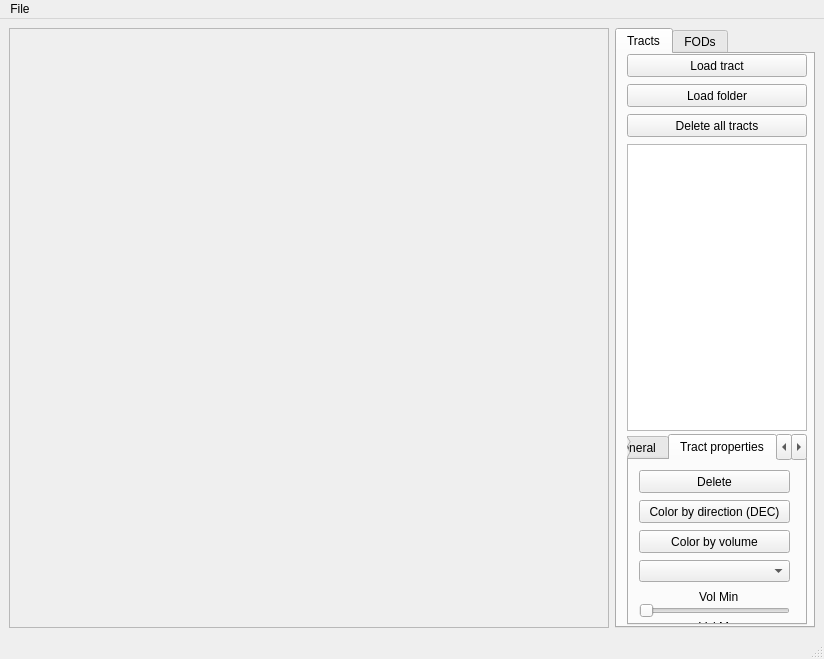
<?xml version="1.0" encoding="UTF-8"?>
<ui version="4.0">
 <class>MainWindow</class>
 <widget class="QMainWindow" name="MainWindow">
  <property name="geometry">
   <rect>
    <x>0</x>
    <y>0</y>
    <width>824</width>
    <height>659</height>
   </rect>
  </property>
  <property name="windowTitle">
   <string>MainWindow</string>
  </property>
  <widget class="QWidget" name="centralwidget">
   <property name="sizePolicy">
    <sizepolicy hsizetype="Maximum" vsizetype="Maximum">
     <horstretch>0</horstretch>
     <verstretch>0</verstretch>
    </sizepolicy>
   </property>
   <layout class="QGridLayout" name="gridLayout">
    <item row="0" column="0">
     <widget class="QFrame" name="RenderFrame">
      <property name="sizePolicy">
       <sizepolicy hsizetype="Expanding" vsizetype="Expanding">
        <horstretch>0</horstretch>
        <verstretch>0</verstretch>
       </sizepolicy>
      </property>
      <property name="minimumSize">
       <size>
        <width>600</width>
        <height>600</height>
       </size>
      </property>
      <property name="frameShape">
       <enum>QFrame::StyledPanel</enum>
      </property>
      <property name="frameShadow">
       <enum>QFrame::Raised</enum>
      </property>
     </widget>
    </item>
    <item row="0" column="1">
     <widget class="QTabWidget" name="tabWidget">
      <property name="sizePolicy">
       <sizepolicy hsizetype="Fixed" vsizetype="Expanding">
        <horstretch>0</horstretch>
        <verstretch>0</verstretch>
       </sizepolicy>
      </property>
      <property name="minimumSize">
       <size>
        <width>200</width>
        <height>0</height>
       </size>
      </property>
      <property name="maximumSize">
       <size>
        <width>200</width>
        <height>16777215</height>
       </size>
      </property>
      <property name="currentIndex">
       <number>0</number>
      </property>
      <widget class="QWidget" name="generalTractsTab">
       <attribute name="title">
        <string>Tracts</string>
       </attribute>
       <widget class="QPushButton" name="loadSingleTract">
        <property name="geometry">
         <rect>
          <x>10</x>
          <y>0</y>
          <width>180</width>
          <height>23</height>
         </rect>
        </property>
        <property name="text">
         <string>Load tract</string>
        </property>
       </widget>
       <widget class="QPushButton" name="loadAllTracts">
        <property name="geometry">
         <rect>
          <x>10</x>
          <y>30</y>
          <width>180</width>
          <height>23</height>
         </rect>
        </property>
        <property name="text">
         <string>Load folder</string>
        </property>
       </widget>
       <widget class="QPushButton" name="deleteAllTracts">
        <property name="geometry">
         <rect>
          <x>10</x>
          <y>60</y>
          <width>180</width>
          <height>23</height>
         </rect>
        </property>
        <property name="text">
         <string>Delete all tracts</string>
        </property>
       </widget>
       <widget class="QListWidget" name="tractsList">
        <property name="geometry">
         <rect>
          <x>10</x>
          <y>90</y>
          <width>180</width>
          <height>287</height>
         </rect>
        </property>
        <property name="sizePolicy">
         <sizepolicy hsizetype="Minimum" vsizetype="Expanding">
          <horstretch>0</horstretch>
          <verstretch>0</verstretch>
         </sizepolicy>
        </property>
       </widget>
       <widget class="QTabWidget" name="tractPropertiesContainer">
        <property name="enabled">
         <bool>true</bool>
        </property>
        <property name="geometry">
         <rect>
          <x>10</x>
          <y>380</y>
          <width>180</width>
          <height>191</height>
         </rect>
        </property>
        <property name="sizePolicy">
         <sizepolicy hsizetype="Expanding" vsizetype="Expanding">
          <horstretch>0</horstretch>
          <verstretch>0</verstretch>
         </sizepolicy>
        </property>
        <property name="currentIndex">
         <number>1</number>
        </property>
        <widget class="QWidget" name="generalPropertiesTab">
         <attribute name="title">
          <string>General</string>
         </attribute>
         <widget class="QCheckBox" name="checkBox">
          <property name="geometry">
           <rect>
            <x>20</x>
            <y>10</y>
            <width>141</width>
            <height>17</height>
           </rect>
          </property>
          <property name="text">
           <string>Highlight selected only</string>
          </property>
         </widget>
         <widget class="QCheckBox" name="checkBox_2">
          <property name="geometry">
           <rect>
            <x>20</x>
            <y>30</y>
            <width>141</width>
            <height>17</height>
           </rect>
          </property>
          <property name="text">
           <string>Hide non-selected</string>
          </property>
         </widget>
        </widget>
        <widget class="QWidget" name="tractPropertiesTab">
         <attribute name="title">
          <string>Tract properties</string>
         </attribute>
         <widget class="QPushButton" name="pushButton">
          <property name="geometry">
           <rect>
            <x>10</x>
            <y>10</y>
            <width>151</width>
            <height>23</height>
           </rect>
          </property>
          <property name="text">
           <string>Delete</string>
          </property>
         </widget>
         <widget class="QPushButton" name="pushButton_2">
          <property name="geometry">
           <rect>
            <x>10</x>
            <y>40</y>
            <width>151</width>
            <height>23</height>
           </rect>
          </property>
          <property name="text">
           <string>Color by direction (DEC)</string>
          </property>
         </widget>
         <widget class="QPushButton" name="pushButton_3">
          <property name="geometry">
           <rect>
            <x>10</x>
            <y>70</y>
            <width>151</width>
            <height>23</height>
           </rect>
          </property>
          <property name="text">
           <string>Color by volume</string>
          </property>
         </widget>
         <widget class="QComboBox" name="comboBox">
          <property name="geometry">
           <rect>
            <x>10</x>
            <y>100</y>
            <width>151</width>
            <height>22</height>
           </rect>
          </property>
         </widget>
         <widget class="QSlider" name="horizontalSlider_2">
          <property name="geometry">
           <rect>
            <x>10</x>
            <y>170</y>
            <width>151</width>
            <height>22</height>
           </rect>
          </property>
          <property name="orientation">
           <enum>Qt::Horizontal</enum>
          </property>
         </widget>
         <widget class="QSlider" name="horizontalSlider_3">
          <property name="geometry">
           <rect>
            <x>10</x>
            <y>190</y>
            <width>151</width>
            <height>22</height>
           </rect>
          </property>
          <property name="orientation">
           <enum>Qt::Horizontal</enum>
          </property>
         </widget>
         <widget class="QSlider" name="horizontalSlider_4">
          <property name="geometry">
           <rect>
            <x>10</x>
            <y>140</y>
            <width>151</width>
            <height>22</height>
           </rect>
          </property>
          <property name="orientation">
           <enum>Qt::Horizontal</enum>
          </property>
         </widget>
         <widget class="QLabel" name="label">
          <property name="geometry">
           <rect>
            <x>70</x>
            <y>130</y>
            <width>47</width>
            <height>13</height>
           </rect>
          </property>
          <property name="text">
           <string>Vol Min</string>
          </property>
         </widget>
         <widget class="QLabel" name="label_2">
          <property name="geometry">
           <rect>
            <x>70</x>
            <y>160</y>
            <width>47</width>
            <height>13</height>
           </rect>
          </property>
          <property name="text">
           <string>Vol Max</string>
          </property>
         </widget>
        </widget>
        <widget class="QWidget" name="tab">
         <attribute name="title">
          <string>Tract color light</string>
         </attribute>
         <widget class="QSlider" name="horizontalSlider">
          <property name="geometry">
           <rect>
            <x>10</x>
            <y>20</y>
            <width>160</width>
            <height>22</height>
           </rect>
          </property>
          <property name="orientation">
           <enum>Qt::Horizontal</enum>
          </property>
         </widget>
         <widget class="QSlider" name="horizontalSlider_5">
          <property name="geometry">
           <rect>
            <x>10</x>
            <y>50</y>
            <width>160</width>
            <height>22</height>
           </rect>
          </property>
          <property name="orientation">
           <enum>Qt::Horizontal</enum>
          </property>
         </widget>
         <widget class="QSlider" name="horizontalSlider_6">
          <property name="geometry">
           <rect>
            <x>10</x>
            <y>80</y>
            <width>160</width>
            <height>22</height>
           </rect>
          </property>
          <property name="orientation">
           <enum>Qt::Horizontal</enum>
          </property>
         </widget>
         <widget class="QSlider" name="horizontalSlider_7">
          <property name="geometry">
           <rect>
            <x>10</x>
            <y>110</y>
            <width>160</width>
            <height>22</height>
           </rect>
          </property>
          <property name="orientation">
           <enum>Qt::Horizontal</enum>
          </property>
         </widget>
         <widget class="QLabel" name="label_3">
          <property name="geometry">
           <rect>
            <x>80</x>
            <y>10</y>
            <width>47</width>
            <height>13</height>
           </rect>
          </property>
          <property name="text">
           <string>Red</string>
          </property>
         </widget>
         <widget class="QLabel" name="label_4">
          <property name="geometry">
           <rect>
            <x>80</x>
            <y>40</y>
            <width>47</width>
            <height>13</height>
           </rect>
          </property>
          <property name="text">
           <string>Green</string>
          </property>
         </widget>
         <widget class="QLabel" name="label_5">
          <property name="geometry">
           <rect>
            <x>80</x>
            <y>70</y>
            <width>47</width>
            <height>13</height>
           </rect>
          </property>
          <property name="text">
           <string>Blue</string>
          </property>
         </widget>
         <widget class="QLabel" name="label_6">
          <property name="geometry">
           <rect>
            <x>80</x>
            <y>100</y>
            <width>71</width>
            <height>16</height>
           </rect>
          </property>
          <property name="text">
           <string>Transparency</string>
          </property>
         </widget>
        </widget>
       </widget>
      </widget>
      <widget class="QWidget" name="fodTab">
       <attribute name="title">
        <string>FODs</string>
       </attribute>
      </widget>
     </widget>
    </item>
   </layout>
  </widget>
  <widget class="QMenuBar" name="menubar">
   <property name="geometry">
    <rect>
     <x>0</x>
     <y>0</y>
     <width>824</width>
     <height>21</height>
    </rect>
   </property>
   <widget class="QMenu" name="menuFile">
    <property name="title">
     <string>File</string>
    </property>
   </widget>
   <addaction name="menuFile"/>
  </widget>
  <widget class="QStatusBar" name="statusbar"/>
 </widget>
 <resources/>
 <connections/>
</ui>
